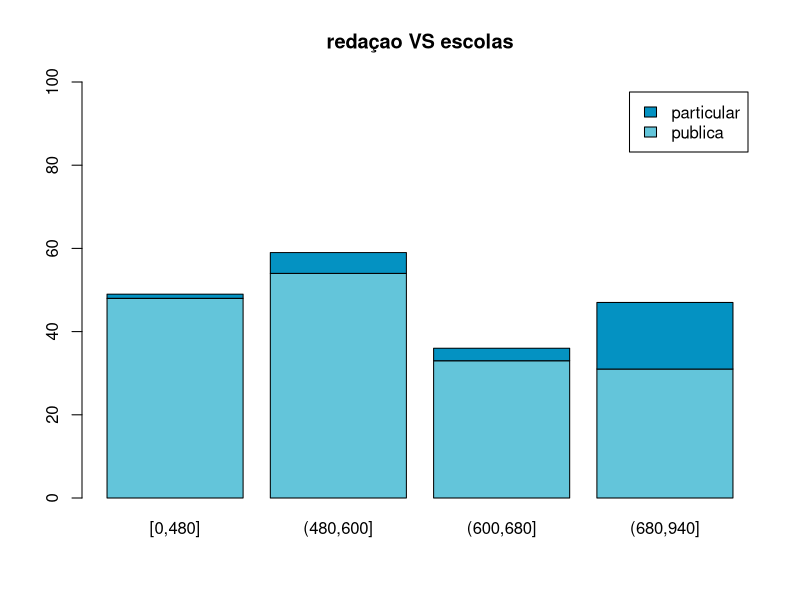

Write R code to recreate this figure.
#atlernativa d da primeira questao
#Escolher duas variáveis (colunas), sendo uma qualitativa
#e outra quantitativa,
#gera gráficos de barras de pizza e interpretar os resultados.
enemData <-read.csv("enem.csv",sep=",",dec=".")
marechalData <-subset(enemData,enemData$NO_MUNICIPIO_RESIDENCIA=="Marechal Deodoro")
#dado e nota de redaçao e escola 
notaRed <-c(marechalData$NU_NOTA_REDACAO)
notaRed
#definir quantiles
quartis <- quantile(notaRed)
#classificar de acordo com os quantiles
notaRed.cut <-cut(notaRed,breaks = quartis,include.lowest=TRUE)


#dado escola
escolaData <-(marechalData$TP_ESCOLA)
classesEscola <-c("publica","particular")

#agora tabela com frequencia absoluta
tabela <-table(escolaData,notaRed.cut)
tabela

#agora para o barplot
barplot(tabela,main="redaçao VS escolas", ylim = c(0,100),col = c(
  "#63C5DA","#0492C2"),legend.text = c("publica","particular"))

#a conclusao que tiramos é que as escolas particulares possuem,
#proporcionalmente um desempenho muito melhor na redaçao do ENEM